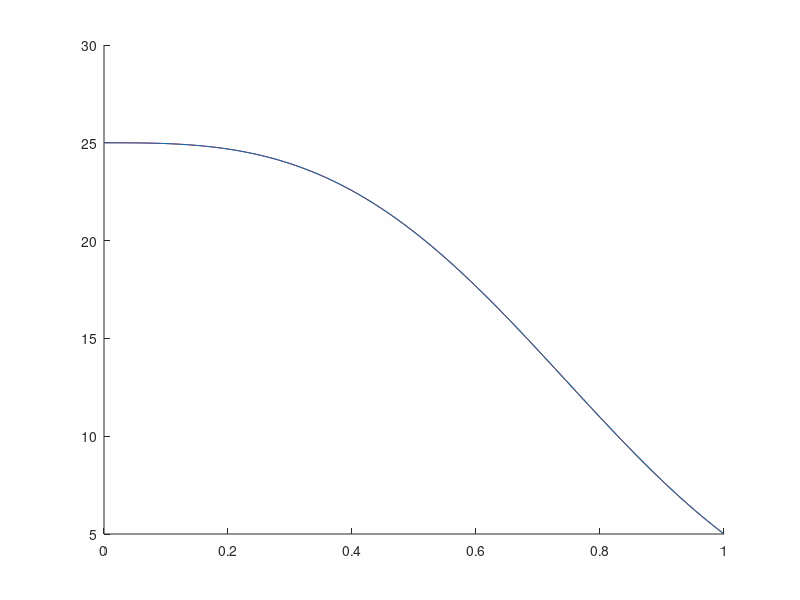
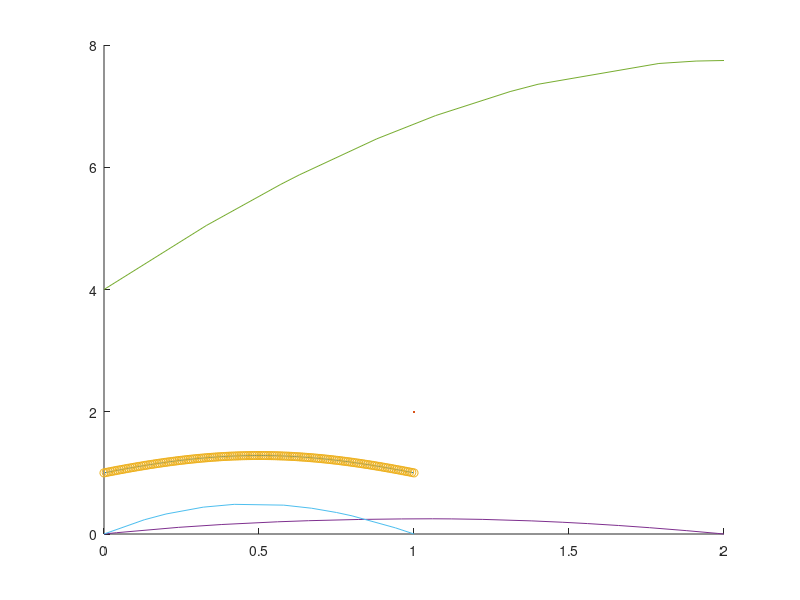
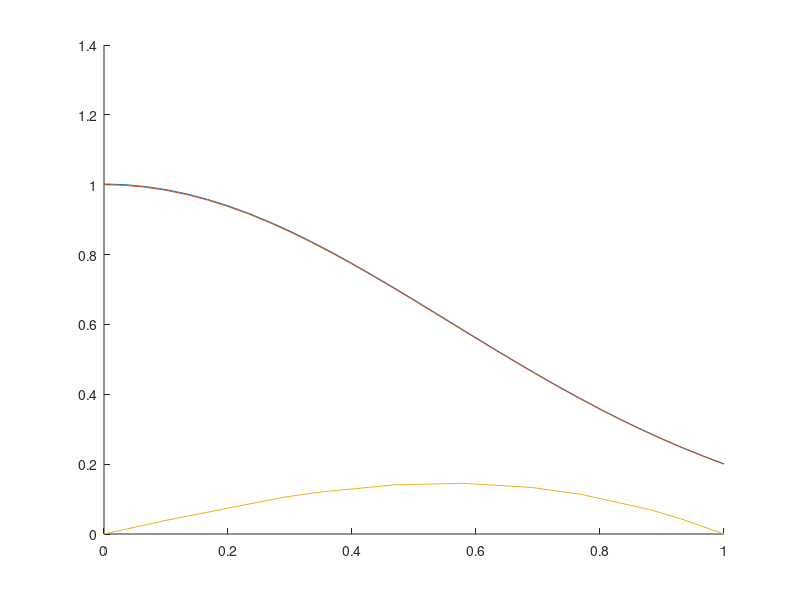
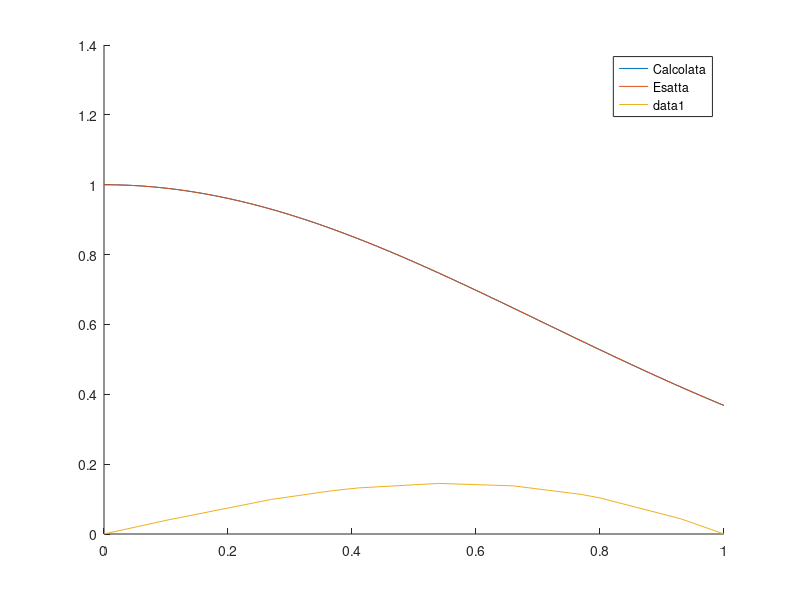

MATLAB code for these plots, in order:
%% 1 esercizio con richiamo
clc
clear
close all

intervalli = 110;

BC = [0 -15*log(5)];

a = 0;
b = 1;

mu = 1;

h = (b-a)/intervalli;

uni = ones(intervalli+1, 1);

d = 2*mu/h.*uni;
d(1) = d(1)/2;
d(end) = d(end)/2;

d1 = -mu/h.*uni;

x = linspace(a, b, intervalli+1)';

A = spdiags([d, d1, d1], [0 1 -1], intervalli+1, intervalli+1);


gamma_f = @(x) 9.*x.^4.*log(5)^2 - 6.*x.*log(5);

xMedi = (x(2:end) + x(1:end-1))/2;

d = h/3 * (gamma_f(xMedi(1:end-1)) + gamma_f(xMedi(2:end)) );
d = [h/3*gamma_f(xMedi(1)); d; h/3*gamma_f(xMedi(end))];
d1 = h/6*gamma_f(xMedi(1:end));

A_richiamo = spdiags([d,  [0;d1], [d1;0]], [0 1 -1], intervalli+1, intervalli+1);

A_tot = A+A_richiamo;

b = zeros(length(x),1);

b(1) = b(1)-BC(1);
b(end) = b(end)+BC(end);

u = A_tot\b;

uex = @(x) 5.^(2-x.^3);

abs(u(end) - uex(1))


%% 1 test
clc
clear
close all
intervalli = 110;

BC = [0 -15*log(5)];

a = 0;
b = 1;

mu = 1;
gamma_f = @(x) 9.*x.^4.*log(5)^2 - 6.*x.*log(5);

N = intervalli+1
h = (b-a)/(N-1);
x = linspace(a,b,N)';
uni = ones(N,1);
d = 2*mu/h*uni;
d(1) = d(1)/2;
d(end) = d(end)/2;

d1 = -mu/h*uni;


A = spdiags([d, d1, d1], [0 1 -1], N, N);

xMedi = (x(2:end) + x(1:end-1))/2;

dgamma = 1/3 * (gamma_f(xMedi(1:end-1)) + gamma_f(xMedi(2:end)))*h;
dgamma = [gamma_f(xMedi(1))/3*h; dgamma; gamma_f(xMedi(end))*h/3];


dgamma1 = 1/6 * gamma_f(xMedi(1:end)) * h;

A_gamma = spdiags([dgamma, [0;dgamma1], [dgamma1;0]], [0 1 -1], N, N);

b = zeros(N, 1);

b(1) = b(1) * h/2 - BC(1);
b(end) = b(end) * h/2 + BC(2);



u = (A+A_gamma)\b;
figure
hold on

plot(x,u, "r")

u_esatta = @(x) 5.^(2-x.^3);

abs(u(end) - u_esatta(1))
plot(x, u_esatta(x))

%% 2
clc
clear
close all


f = @(x) 3.*cos(x)+ (1-x).*cos(x);

mu = 1;

a = 1;
b = 2;


x = [1 1.19 1.22 1.39 1.47 1.5 1.66 1.79 1.81 1.92 2]';

% neumann a dx
BC = [2 0];

h = diff(x);

d = mu./h(1:end-1) + mu./h(2:end);

d = [d; mu/h(end)];

% !!! fare attenzione a mettere il . !!!
d1 = -mu./h(2:end);

nodi = length(x)-1;
A = spdiags([d, [0;d1], [d1;0]], [0 1 -1], nodi, nodi);

b = f(x(2:end-1))/2 .* ((h(1:end-1) + h(2:end)));

b = [b; f(x(end)) * h(end)/2 + BC(2)];

b(1) = b(1) + mu/h(1)*BC(1);

u = [BC(1); A\b];

u(find(x==1.47))

%% 3

clc
clear
close all

mu = 1;

BC = [0 0];


f = @(x) 3.*cos(x)+ (3-x.^3).*cos(x); 

x = [0 0.39 0.4 0.61 0.82 1.09 1.23 1.41 1.69 1.9 2]';

h = diff(x);

d = mu./h(1:end-1) + mu./h(2:end);

d1 = -mu./h(2:end-1);

nodi = length(x)-2;
A = spdiags([d, [0;d1], [d1;0]], [0 1 -1], nodi, nodi);

b = f(x(2:end-1))/2 .* (h(1:end-1) + h(2:end));

u = [BC(1); A\b; BC(2)];

u(find(x==0.82))

%% 4

clc
clear
close all


mu = 1;
a = 0;
b = 2;

BC = [0 0];

f = @(x) 2.*sin(x)+sqrt(x+2).*cos(x);

x = [0 0.27 0.53 0.65 0.88 1.07 1.26 1.59 1.63 1.92 2]';

h = diff(x);

d = mu./h(1:end-1) + mu./h(2:end);

d1 = -mu./h(2:end-1);

nodi = length(x)-2;
A = spdiags([d, [0;d1], [d1;0]], [0 1 -1], nodi, nodi);

b = f(x(2:end-1))/2 .* (h(1:end-1) + h(2:end));

u = [BC(1); A\b; BC(2)];

u(find(x==1.59))

%% round 2

%% 1

clc
clear
close all

mu = 1;
a = 0;
b = 1;

f = @(x) 3.*cos(x) + (3-x.^3).*sin(x);

x = [0 0.11 0.25 0.36 0.49 0.52 0.6 0.77 0.82 0.92 1]';

h = diff(x);

d = mu./h(1:end-1) + mu./h(2:end);

d1 = -mu./h(2:end-1);

N = length(x)-2;
A = spdiags([d, [0;d1], [d1;0]], [0 1 -1], N, N);

b = f(x(2:end-1))/2 .* (h(1:end-1) + h(2:end));

% non serve modificare B visto che ho dirichlet omogeneo

u = [0; A\b; 0];

u(find(x==0.36))


%% 2

clc
clear
close all

f = @(x) 3.*cos(x) + (3-x.^3).*cos(x);

x = [1 1.25 1.43 1.62 1.98 2.07 2.35 2.54 2.67 2.82 3]';

h = diff(x);

mu = 1;

d = mu./h(1:end-1) + mu./h(2:end);

d1 = -mu./h(2:end-1);

N = length(x)-2;
A = spdiags([d, [0;d1], [d1;0]], [0 1 -1], N, N);

b = f(x(2:end-1))/2 .* (h(1:end-1) + h(2:end));

u = [0; A\b; 0];

u(find(x==1.43))


%% 3
clc
clear
close all


mu = 1;

f = @(x) 2.*sin(x) + (1-x).*sin(x);

% neumann a dx
BC = [0 2];

x = [0 0.3 0.54 0.73 0.95 1.01 1.24 1.53 1.76 1.95 2]';

h = diff(x);

d = mu./h(1:end-1) + mu./h(2:end);

d = [d; mu./h(end)];

d1 = -mu./h(2:end);

N = length(x)-1;
A = spdiags([d, [0;d1], [d1;0]], [0 1 -1], N, N);


b = f(x(2:end-1))/2 .* (h(1:end-1) + h(2:end));

b = [b; f(x(end))/2 * h(end) + BC(2)];

u = [BC(1); A\b];

u(find(x==1.01))


%% 4

clc
clear 
close all

BC = [1 -1];

gamma_f = @(x) ((1-2.*x).^2 - 2);

mu =1;

intervalli = 140;
a = 0;
b = 1;
x = linspace(a, b, intervalli+1)';

h = 1/intervalli;

d = 2*mu/h * ones(length(x)-2,1);

d = [mu./h; d; mu./h];

d1 = -mu./h*ones(length(x)-1, 1);

A = spdiags([d, [0;d1], [d1;0]], [0 1 -1], intervalli+1, intervalli+1);

xMedi = (x(2:end) + x(1:end-1))/2;

d_gamma = h/3 * (gamma_f(xMedi(1:end-1)) + gamma_f(xMedi(2:end)));

d_gamma = [h/3 * gamma_f(xMedi(1)); d_gamma; h/3 * gamma_f(xMedi(end))];
d1_gamma = 1/6 *gamma_f(xMedi(1:end)) *h;

A_gamma = spdiags([d_gamma, [0;d1_gamma], [d1_gamma;0]], [0 1 -1], intervalli+1, intervalli+1);


A_tot = A+A_gamma;

b = zeros(intervalli+1, 1);

b(1) = -BC(1);
b(end) = +BC(end);
u = A_tot\b;

u_esatta = @(x) exp(x-x.^2);


figure 
hold on

plot(x, u, LineWidth=2)
plot(x, u_esatta(x), "o")



abs(u(end)-u_esatta(1))


%% tema esame

clc
clear
close all

L = 2;
x = L.*[0 0.02 0.12 0.19 0.28 0.33 0.41 0.42 0.48 0.53 0.56 0.61 0.69 0.74 0.78 0.83 0.88 0.94 0.99 1]';

f = @(x) 1+1.*(x>L/2);

mu_f = @(x) 2+x;
h = diff(x);

xMedi = (x(2:end) + x(1:end-1))/2;

muVal = mu_f(xMedi);

d = muVal(1:end-1)./h(1:end-1) + muVal(2:end)./h(2:end);

d1 = -muVal(2:end-1)./h(2:end-1);

N = length(x)-2;
A = spdiags([d, [0;d1], [d1;0]], [0 1 -1], N, N);

b = f(x(2:end-1))/2 .* (h(1:end-1) + h(2:end));

u = [0; A\b; 0];

plot(x,u)
% più di 0.2466, meno di 0.24899 -> 0.247, OK


%% extra

%% 2

clc
clear
close all

f = @(x) 2.*sin(x) + (1-x).*sin(x);
x = [0 0.1 0.27 0.37 0.41 0.54 0.66 0.77 0.8 0.93 1]';

h = diff(x);

mu = 1;

d = mu./h(1:end-1) + mu./h(2:end);

d1 = -mu./h(2:end-1);

N = length(x)-2;
A = spdiags([d, [0;d1], [d1;0]], [0 1 -1], N, N);

b = f(x(2:end-1))/2 .* (h(1:end-1) + h(2:end));

u = [0; A\b; 0];

u(find(x==0.54))


%% round 3
clc
clear
close all


mu = 1;

f = @(x) 2.*sin(x) + (1-x).*cos(x);

a = 0;
b = 2;

x = [0 0.33 0.57 0.63 0.88 1.07 1.31 1.4 1.79 1.91 2]';
h = diff(x);
% neumann a dx
BC = [4 0];

d = mu./h(1:end-1) + mu./h(2:end);

d = [d; mu/h(end)];

d1 = -mu./h(2:end);

N = length(x)-1;
A = spdiags([d, [0;d1], [d1;0]], [0 1 -1], N,N);

b = f(x(2:end-1))/2 .* (h(1:end-1) + h(2:end));

b(1) = b(1) + mu./h(1) * BC(1);

b(end+1) = f(x(end))/2 * h(end)+BC(2);

u = [BC(1); A\b]
plot(x,u);

u(find(x==1.4))

%% 2

clc
clear
close all


mu = 1;
a = 0;
b = 1;

f = @(x) 3.*cos(x) + sqrt(x+2).*cos(x);

x = [0 0.13 0.2 0.32 0.42 0.58 0.67 0.75 0.8 0.94 1]';

h = diff(x);

d = mu./h(1:end-1) + mu./h(2:end);

d1 = -mu./h(2:end-1);

N = length(x)-2;
A = spdiags([d, [0;d1], [d1;0]], [0 1 -1], N, N);

b = f(x(2:end-1))/2 .* (h(2:end) + h(1:end-1));

u = [0; A\b; 0]


plot(x,u)
u(find(x==0.42))


%% 3

clc
clear
close all

N = 30;

h = 1/N;

a = 0;
b = 1;
mu = 1;
gamma_f = @(x) (-2.*x).^2 * log(5)^2-2*log(5);
f = @(x) zeros(length(x),1);

% neumann dx e sx
BC = [0 -2/5*log(5)];

x = (a:h:b)';


uni = ones(length(x),1);
d = 2*mu./h .* uni;

d(1) = d(1)/2;
d(end) = d(end)/2;

d1 = -mu./h * uni;

A = spdiags([d, d1, d1], [0 1 -1], length(x), length(x));

xMedi = (x(2:end) + x(1:end-1))/2;

gammaVal = gamma_f(xMedi);

dR = h/3 * (gammaVal(1:end-1) + gammaVal(2:end));

dR = [h/3 * gammaVal(1); dR; h/3*gammaVal(end)];

dR1 = h/6 * gammaVal(1:end);

AR = spdiags([dR, [0;dR1], [dR1;0]], [0 1 -1], length(x), length(x));

A_tot = A+AR;

b = f(x(2:end-1))/2 .* (2*h);

b = [f(x(1))/2*h - BC(1); b; f(x(end))/2*h + BC(2)];

u = A_tot\b;

figure
hold on
plot(x,u)


u_esatta = @(x) 5.^(-x.^2);

plot(x, u_esatta(x))

zero = abs(u_esatta(0) - u(1))
uno = abs(u_esatta(1) - u(end))

%% 4
clc
clear
close all

mu = 1;
a = 0;
b = 1;

f = @(x) 2.*sin(x) + (1-x).*sin(x);

x = [0 0.1 0.29 0.35 0.47 0.58 0.69 0.77 0.88 0.93 1]';
h = diff(x);

d = mu./h(1:end-1) + mu./h(2:end);

d1 = -mu./h(2:end-1);

A = spdiags([d, [0;d1], [d1;0]], [0 1 -1], length(x)-2, length(x)-2);

b = f(x(2:end-1))/2 .* (h(1:end-1) + h(2:end));

u = [0; A\b; 0];
plot(x,u)

u(find(x==0.69))


%% extra


clc
clear
close all

N = 50;

h = 1/N;

a = 0;
b = 1;

mu = 1;
gamma_f = @(x) (-2.*x).^2  -2;
f = @(x) zeros(length(x),1);

% neumann dx e sx
BC = [0 -2/exp(1)];

x = (a:h:b)';


uni = ones(length(x),1);
d = 2*mu./h .* uni;

d(1) = d(1)/2;
d(end) = d(end)/2;

d1 = -mu./h * uni;

A = spdiags([d, d1, d1], [0 1 -1], length(x), length(x));

xMedi = (x(2:end) + x(1:end-1))/2;

gammaVal = gamma_f(xMedi);

dR = h/3 .* (gammaVal(1:end-1) + gammaVal(2:end));

dR = [h/3 .* gammaVal(1); dR; h/3.*gammaVal(end)];

dR1 = h/6 .* gammaVal(1:end);

AR = spdiags([dR, [0;dR1], [dR1;0]], [0 1 -1], length(x), length(x));

A_tot = A+AR;

b = f(x(2:end-1))./2 .* (2*h);

b = [f(x(1))/2*h - BC(1); b; f(x(end))/2*h + BC(2)];

u = A_tot\b;

figure
hold on
plot(x,u)


u_esatta = @(x) exp(-x.^2);

plot(x, u_esatta(x))

zero = abs(u_esatta(0) - u(1))

legend("Calcolata", "Esatta")

%% round 4

%% 1
clc
clear
close all

mu = 1;

f = @(x) 2*sin(x) + (1-x).*sin(x);

x = [0.00, 0.10, 0.27, 0.37, 0.41, 0.54, 0.66, 0.77, 0.80, 0.93, 1.00]';

h = diff(x);

d = mu*(1./h(1:end-1) + 1./h(2:end));

d1 = -mu./h(2:end-1);

A = spdiags([d, [0;d1], [d1;0]], [0 1 -1], length(d), length(d));

b = f(x(2:end-1))/2 .* (h(1:end-1) + h(2:end));

sol = [0;A\b;0]

sol(x == 0.54)

plot(x, sol)

%% 2
clc
clear
close all










